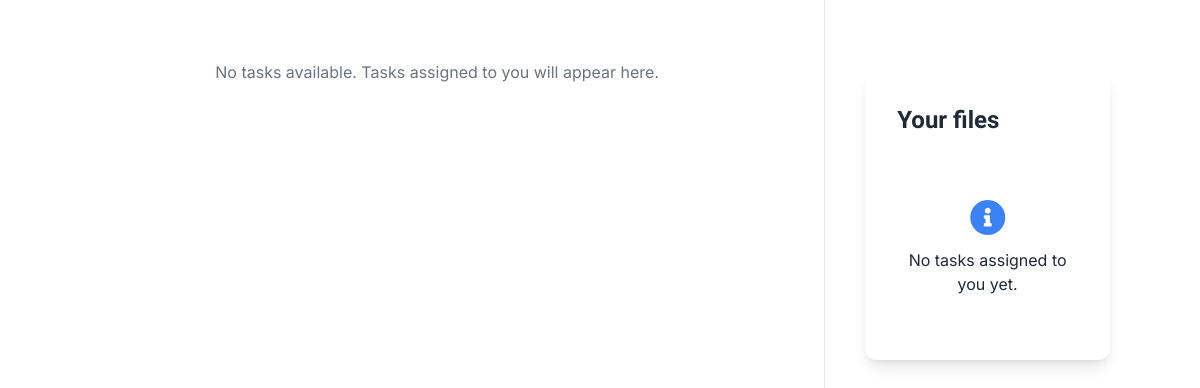
Before: /main/dashboard/submissionspage.php (signed in) with the older database file.
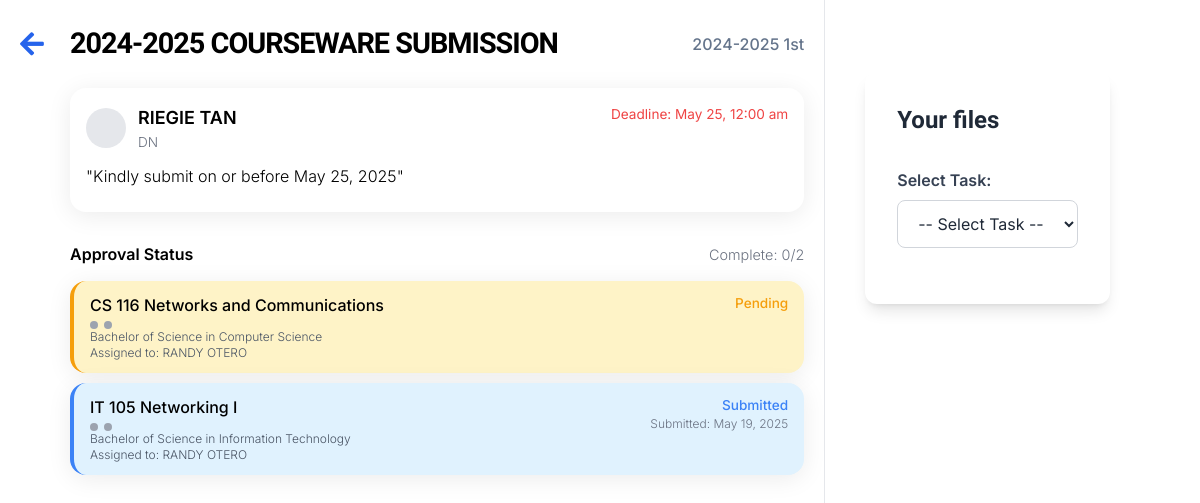
After: the same page with the newer database file.
### tables this page shows
CREATE TABLE `tasks` (
  `TaskID` int(11) NOT NULL AUTO_INCREMENT,
  `Title` varchar(255) NOT NULL,
  `Description` text DEFAULT NULL,
  `CreatedBy` int(11) DEFAULT NULL,
  `FacultyID` int(11) DEFAULT NULL,
  `DueDate` date DEFAULT NULL,
  `Status` enum('Pending','In Progress','Completed') DEFAULT 'Pending',
  `SchoolYear` varchar(30) NOT NULL,
  `Term` varchar(30) NOT NULL,
  `CreatedAt` datetime DEFAULT current_timestamp(),
  PRIMARY KEY (`TaskID`),
  KEY `CreatedBy` (`CreatedBy`),
  KEY `FacultyID` (`FacultyID`),
  CONSTRAINT `tasks_ibfk_1` FOREIGN KEY (`CreatedBy`) REFERENCES `personnel` (`PersonnelID`),
  CONSTRAINT `tasks_ibfk_2` FOREIGN KEY (`FacultyID`) REFERENCES `faculties` (`FacultyID`)
);

CREATE TABLE `personnel` (
  `PersonnelID` int(11) NOT NULL AUTO_INCREMENT,
  `FirstName` varchar(50) NOT NULL,
  `LastName` varchar(50) NOT NULL,
  `Gender` enum('Male','Female','Other') DEFAULT NULL,
  `Role` varchar(10) DEFAULT NULL,
  `FacultyID` int(11) DEFAULT NULL,
  `AccountID` int(11) DEFAULT NULL,
  PRIMARY KEY (`PersonnelID`),
  KEY `FacultyID` (`FacultyID`),
  KEY `AccountID` (`AccountID`),
  CONSTRAINT `personnel_ibfk_1` FOREIGN KEY (`FacultyID`) REFERENCES `faculties` (`FacultyID`),
  CONSTRAINT `personnel_ibfk_2` FOREIGN KEY (`AccountID`) REFERENCES `accounts` (`AccountID`) ON DELETE SET NULL ON UPDATE CASCADE
);

CREATE TABLE `task_assignments` (
  `TaskAssignmentID` int(11) NOT NULL AUTO_INCREMENT,
  `TaskID` int(11) NOT NULL,
  `ProgramID` int(11) NOT NULL,
  `CourseCode` varchar(10) NOT NULL,
  `FacultyID` int(11) NOT NULL,
  `Status` enum('Pending','Submitted','Completed') DEFAULT 'Pending',
  `ReviewStatus` enum('Not Reviewed','Approved','Rejected') DEFAULT 'Not Reviewed',
  `SubmissionPath` varchar(255) DEFAULT NULL,
  `SubmissionDate` datetime DEFAULT NULL,
  `ApprovedBy` int(11) DEFAULT NULL,
  `ApprovalDate` datetime DEFAULT NULL,
  `RevisionReason` text DEFAULT NULL,
  PRIMARY KEY (`TaskAssignmentID`),
  KEY `fk_task_assignments_tasks` (`TaskID`),
  KEY `fk_task_assignments_program` (`ProgramID`),
  KEY `fk_task_assignments_course` (`CourseCode`),
  KEY `fk_task_assignments_faculty` (`FacultyID`),
  KEY `fk_task_assignments_approver` (`ApprovedBy`),
  CONSTRAINT `fk_task_assignments_approver` FOREIGN KEY (`ApprovedBy`) REFERENCES `personnel` (`PersonnelID`) ON DELETE SET NULL,
  CONSTRAINT `fk_task_assignments_course` FOREIGN KEY (`CourseCode`) REFERENCES `courses` (`CourseCode`) ON DELETE CASCADE,
  CONSTRAINT `fk_task_assignments_faculty` FOREIGN KEY (`FacultyID`) REFERENCES `faculties` (`FacultyID`) ON DELETE CASCADE,
  CONSTRAINT `fk_task_assignments_program` FOREIGN KEY (`ProgramID`) REFERENCES `programs` (`ProgramID`) ON DELETE CASCADE,
  CONSTRAINT `fk_task_assignments_tasks` FOREIGN KEY (`TaskID`) REFERENCES `tasks` (`TaskID`) ON DELETE CASCADE
);

CREATE TABLE `courses` (
  `CourseCode` varchar(10) NOT NULL,
  `Title` varchar(100) DEFAULT NULL,
  PRIMARY KEY (`CourseCode`)
);

CREATE TABLE `programs` (
  `ProgramID` int(11) NOT NULL AUTO_INCREMENT,
  `ProgramCode` varchar(10) NOT NULL,
  `ProgramName` varchar(100) NOT NULL,
  PRIMARY KEY (`ProgramID`)
);

### main/dashboard/submissionspage.php (the view, shortened to what the rows shown need)
<?php
$conn = new mysqli("localhost", "root", "", "cms");
$accountID = $_SESSION['AccountID'];
$userRole = "";
$facultyID = null;
$sql = "SELECT personnel.PersonnelID, personnel.FacultyID, personnel.Role, faculties.Faculty
        FROM personnel
        JOIN faculties ON personnel.FacultyID = faculties.FacultyID
        WHERE personnel.AccountID = ?";
$stmt = $conn->prepare($sql);
$stmt->bind_param("i", $accountID);
$stmt->execute();
$result = $stmt->get_result();
if ($result && $result->num_rows > 0) {
    $row = $result->fetch_assoc();
    $facultyID = $row['FacultyID'];
    $personnelID = $row['PersonnelID'];
    $userRole = $row['Role'];
}
$tasks = [];
if (isset($_GET['task_id'])) {
    $taskID = $_GET['task_id'];
    $tasksSql = "SELECT t.TaskID, t.Title, t.Description, t.DueDate, t.Status, t.CreatedAt,
                t.SchoolYear, t.Term, COUNT(ta.TaskAssignmentID) as TotalAssignments,
                SUM(CASE WHEN ta.Status = 'Completed' THEN 1 ELSE 0 END) as CompletedAssignments,
                p.FirstName as CreatorFirstName, p.LastName as CreatorLastName, p.Role as CreatorRole,
                ta.RevisionReason
                FROM tasks t
                JOIN task_assignments ta ON t.TaskID = ta.TaskID
                JOIN program_courses pc ON ta.CourseCode = pc.CourseCode AND ta.ProgramID = pc.ProgramID
                LEFT JOIN personnel p ON t.CreatedBy = p.PersonnelID
                WHERE t.TaskID = ? AND t.FacultyID = ?";
    if ($userRole != 'DN' && $userRole != 'PH' && $userRole != 'COR') {
        $tasksSql .= " AND pc.PersonnelID = ?";
    }
    $tasksSql .= " GROUP BY t.TaskID ORDER BY t.CreatedAt DESC";
    $tasksStmt = $conn->prepare($tasksSql);
    if ($userRole != 'DN' && $userRole != 'PH' && $userRole != 'COR') {
        $tasksStmt->bind_param("iii", $taskID, $facultyID, $personnelID);
    } else {
        $tasksStmt->bind_param("ii", $taskID, $facultyID);
    }
} else {
    $tasksSql = "SELECT t.TaskID, t.Title, t.Description, t.DueDate, t.Status, t.CreatedAt,
                t.SchoolYear, t.Term, COUNT(ta.TaskAssignmentID) as TotalAssignments,
                SUM(CASE WHEN ta.Status = 'Completed' THEN 1 ELSE 0 END) as CompletedAssignments,
                p.FirstName as CreatorFirstName, p.LastName as CreatorLastName, p.Role as CreatorRole,
                ta.RevisionReason
                FROM tasks t
                JOIN task_assignments ta ON t.TaskID = ta.TaskID
                JOIN program_courses pc ON ta.CourseCode = pc.CourseCode AND ta.ProgramID = pc.ProgramID
                LEFT JOIN personnel p ON t.CreatedBy = p.PersonnelID
                WHERE pc.PersonnelID = ? AND t.FacultyID = ?
                GROUP BY t.TaskID
                ORDER BY t.CreatedAt DESC";
    $tasksStmt = $conn->prepare($tasksSql);
    $tasksStmt->bind_param("ii", $personnelID, $facultyID);
}
$tasksStmt->execute();
$tasksResult = $tasksStmt->get_result();
while ($taskRow = $tasksResult->fetch_assoc()) {
    $assignmentsSql = "SELECT ta.TaskAssignmentID, ta.CourseCode, ta.ProgramID, ta.Status as AssignmentStatus,
                    ta.SubmissionPath, ta.SubmissionDate, ta.ApprovalDate, ta.RevisionReason,
                    c.Title as CourseTitle, p.ProgramName, p.ProgramCode,
                    CONCAT(per.FirstName, ' ', per.LastName) as AssignedTo,
                    per.PersonnelID as PersonnelID,
                    CONCAT(apr.FirstName, ' ', apr.LastName) as ApprovedBy
                    FROM task_assignments ta
                    JOIN courses c ON ta.CourseCode = c.CourseCode
                    JOIN programs p ON ta.ProgramID = p.ProgramID
                    LEFT JOIN program_courses pc ON ta.CourseCode = pc.CourseCode AND ta.ProgramID = pc.ProgramID
                    LEFT JOIN personnel per ON pc.PersonnelID = per.PersonnelID
                    LEFT JOIN personnel apr ON ta.ApprovedBy = apr.PersonnelID
                    WHERE ta.TaskID = ?";
    if ($userRole != 'DN' && $userRole != 'PH' && $userRole != 'COR') {
        $assignmentsSql .= " AND pc.PersonnelID = ?";
    }
    $assignmentsSql .= " ORDER BY p.ProgramName, ta.CourseCode";
    $assignmentsStmt = $conn->prepare($assignmentsSql);
    if ($userRole != 'DN' && $userRole != 'PH' && $userRole != 'COR') {
        $assignmentsStmt->bind_param("ii", $taskRow['TaskID'], $personnelID);
    } else {
        $assignmentsStmt->bind_param("i", $taskRow['TaskID']);
    }
    $assignmentsStmt->execute();
    $assignmentsResult = $assignmentsStmt->get_result();
    $assignments = [];
    while ($assignmentRow = $assignmentsResult->fetch_assoc()) {
        $assignments[] = $assignmentRow;
    }
    $taskRow['Assignments'] = $assignments;
    $tasks[] = $taskRow;
}
$backUrl = '../../main/dashboard/dn-dash.php';
if (isset($_GET['from'])) {
  switch ($_GET['from']) {
    case 'task_frame':
      $backUrl = '../../main/task/task_frame.php';
      break;
    case 'dn-dash':
      $backUrl = '../../main/dashboard/dn-dash.php';
      break;
    case 'fm-dash':
      $backUrl = '../../main/dashboard/fm-dash.php';
      break;
    case 'ph-dash':
      $backUrl = '../../main/dashboard/ph-dash.php';
      break;
  }
} else {
  switch ($userRole) {
    case 'FM':
      $backUrl = '../../main/dashboard/fm-dash.php';
      break;
  }
}
?>
<!DOCTYPE html>
<html lang="en">
<head>
  <link href="../../src/tailwind/output.css" rel="stylesheet" />
  <link href="https://cdnjs.cloudflare.com/ajax/libs/font-awesome/5.15.3/css/all.min.css" rel="stylesheet" />
</head>
<body class="px-[50px]">
  <div class="content">
    <div class="tasks-section">
      <?php if (empty($tasks)): ?>
      <div class="no-tasks">
        <p>No tasks available. <?php echo ($userRole == 'DN') ? 'Create your first task!' : 'Tasks assigned to you will appear here.'; ?></p>
      </div>
      <?php else: ?>
        <?php if (!empty($tasks)): ?>
          <div class="section-header mb-8" style="position: relative; min-height: 48px; display: flex; align-items: center;">
            <a href="<?php echo $backUrl; ?>" class="back-arrow-btn" title="Back" style="position: absolute; left: -50px; top: 50%; transform: translateY(-50%); margin: 0;"><i class="fas fa-arrow-left"></i></a>
            <h3 class="task-title font-overpass" style="font-family: 'Overpass', sans-serif; margin-left: 0;">
              <?php echo htmlspecialchars($tasks[0]['Title']); ?>
            </h3>
            <span class="course-code" style="margin-left: 1rem;">
              <?php echo htmlspecialchars($tasks[0]['SchoolYear'] . ' ' . $tasks[0]['Term']); ?>
            </span>
          </div>
        <?php endif; ?>
        <?php foreach ($tasks as $task): ?>
          <div class="task-list mb-8">
            <div class="task-card mb-4">
              <div class="task-header mb-2">
                <div class="faculty-info">
                  <div class="faculty-avatar"></div>
                  <div class="faculty-details">
                    <p class="faculty-name text-lg font-semibold"><?php echo htmlspecialchars($task['CreatorFirstName'] . ' ' . $task['CreatorLastName']); ?></p>
                    <p class="faculty-role font-light"><?php echo htmlspecialchars($task['CreatorRole']); ?></p>
                  </div>
                </div>
                <div class="deadline">
                  <p>Deadline: <?php echo date("F j, g:i a", strtotime($task['DueDate'])); ?></p>
                </div>
              </div>
              <div class="task-content mb-2">
                <p class="text-base font-light">"<?php echo htmlspecialchars($task['Description']); ?>"</p>
              </div>
            </div>
            <div class="approval-section">
              <div class="approval-header mb-2">
                <h3 class="font-semibold">Approval Status</h3>
                <div class="complete-label font-light">Complete: <?php echo $task['CompletedAssignments']; ?>/<?php echo $task['TotalAssignments']; ?></div>
              </div>
              <?php if (!empty($task['Assignments'])): ?>
                <?php foreach ($task['Assignments'] as $assignment): ?>
                  <div class="course-card <?php echo $assignment['AssignmentStatus'] == 'Completed' ? 'completed' : ($assignment['AssignmentStatus'] == 'Submitted' ? 'submitted' : 'pending'); ?> mb-3">
                    <div class="course-info">
                      <p class="course-name font-semibold"><?php echo htmlspecialchars($assignment['CourseCode'] . ' ' . $assignment['CourseTitle']); ?></p>
                      <div class="course-badges">
                        <span class="badge"></span>
                        <span class="badge"></span>
                      </div>
                      <p class="text-xs text-gray-600 font-light"><?php echo htmlspecialchars($assignment['ProgramName']); ?></p>
                      <p class="text-xs text-gray-600 font-light">Assigned to: <?php echo !empty($assignment['AssignedTo']) ? htmlspecialchars($assignment['AssignedTo']) : 'No assigned professor'; ?></p>
                    </div>
                    <div class="status">
                      <span class="status-label <?php echo strtolower($assignment['AssignmentStatus']); ?>">
                        <?php echo $assignment['AssignmentStatus']; ?>
                      </span>
                      <?php if ($assignment['AssignmentStatus'] == 'Completed'): ?>
                        <br>
                        <p class="signed-by font-light">Signed by: <?php echo htmlspecialchars($assignment['ApprovedBy']); ?></p>
                        <p class="text-xs text-gray-500 font-light"><?php echo date("M j, Y", strtotime($assignment['ApprovalDate'])); ?></p>
                      <?php elseif ($assignment['AssignmentStatus'] == 'Submitted'): ?>
                        <p class="text-xs text-gray-500 font-light">Submitted: <?php echo date("M j, Y", strtotime($assignment['SubmissionDate'])); ?></p>
                      <?php endif; ?>
                    </div>
                  </div>
                <?php endforeach; ?>
              <?php else: ?>
                <p class="text-center text-gray-500 my-4 font-light">No courses assigned to this task.</p>
              <?php endif; ?>
            </div>
          </div>
        <?php endforeach; ?>
      <?php endif; ?>
    </div>
  </div>
</body>
</html>

Changed rows visible on the page:
added tasks: Title "2024-2025 COURSEWARE SUBMISSION", SchoolYear+Term "2024-2025 1st", CreatedBy.LastName "RIEGIE TAN", CreatedBy.Role "DN", DueDate "May 25, 12:00 am", Description "Kindly submit on or before May 25, 2025", CompletedAssignments "0", TotalAssignments "2"
added task_assignments: CourseCode.Title "CS 116 Networks and Communications", ProgramID.ProgramName "Bachelor of Science in Computer Science", AssignedTo "RANDY OTERO", Status "Pending"
added task_assignments: CourseCode.Title "IT 105 Networking I", ProgramID.ProgramName "Bachelor of Science in Information Technology", AssignedTo "RANDY OTERO", Status "Submitted", SubmissionDate "May 19, 2025"
Other visible differences:
form field task_selector: (not shown) → "-- Select Task --"
text no longer shown: "No tasks available. Tasks assigned to you will appear here. No tasks assigned to you yet."
text now shown: "Select Task:"
